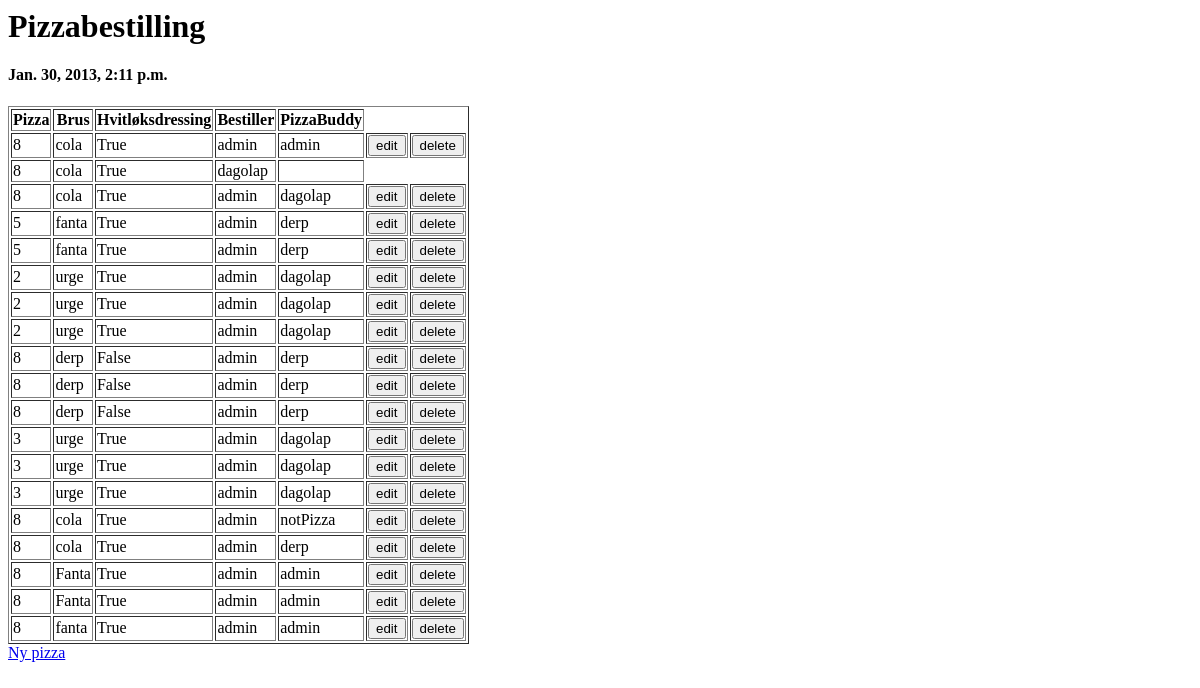
Before: /pizza/ (signed in) with the older database file.
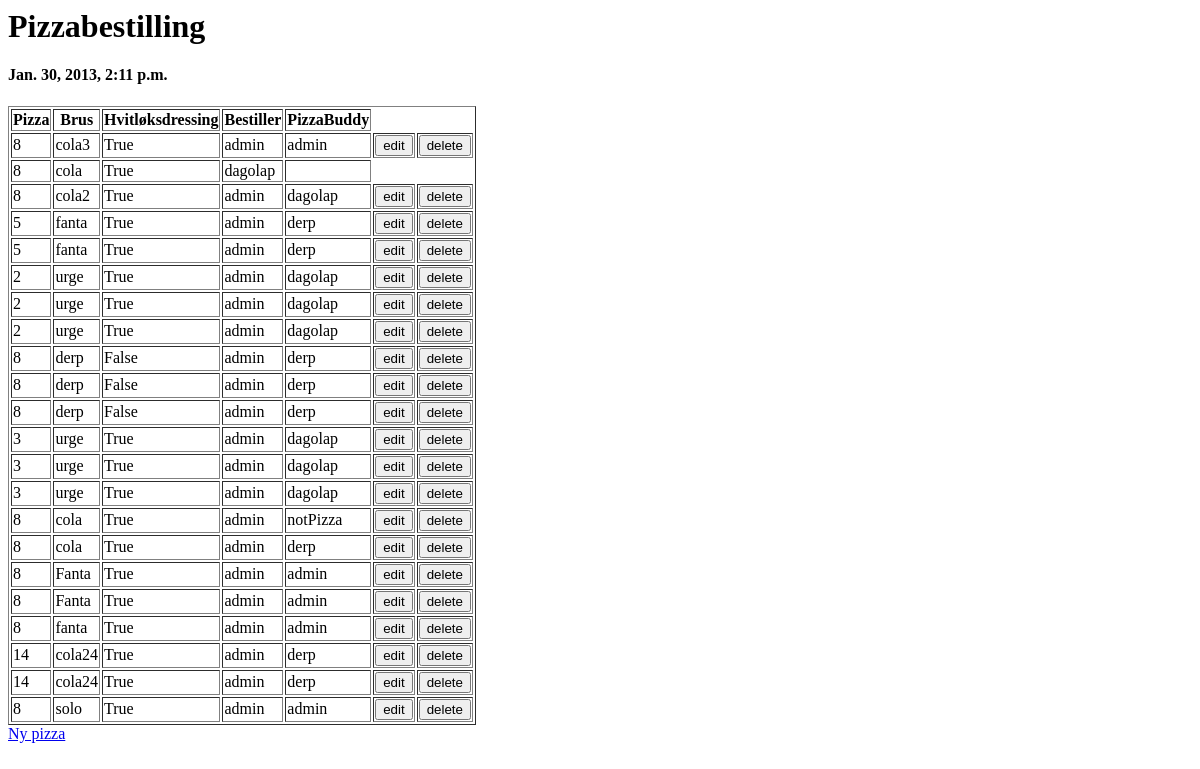
After: the same page with the newer database file.
### pizzasystem/models.py (models this page shows, shortened)
class Order(models.Model):
    date = models.DateTimeField(_("dato"), auto_now_add=True, editable=False)
    total_sum = models.IntegerField(_("Sum"), max_length=4, default=0)
    def pizza_users(self):
        return Group.objects.get(name='pizza').user_set.all()
    class Meta:
        get_latest_by = 'date'

class Pizza(models.Model):
    order = models.ForeignKey(Order)
    user = models.ForeignKey(User, related_name="Owner")
    buddy = models.ForeignKey(User, related_name="Pizzabuddy", null=True)
    soda = models.CharField(_('brus'), blank=True, null=True, default='cola', max_length=25)
    dressing = models.BooleanField(_('hvitloksdressing'), default=True)
    pizza = models.IntegerField(_('pizzanummer'), max_length=2, default=8)
    def __init__(self, *args, **kwargs):
        super(Pizza, self).__init__(*args, **kwargs)
        self.order = Order.objects.all().latest()
    class Meta:
        verbose_name = _('Pizza')
        verbose_name_plural = _('Pizzar')

### pizzasystem/views.py (the view)
def index(request):
    if(is_allowed(request)):
        order = Order.objects.all().latest()
        return render(request, 'pizzasystem/index.html', {'order' : order})
    return denied()

### pizzasystem/views.py (called while the page is built)
def is_allowed(request):
    allowed = Order.objects.all().latest().pizza_users()
    for user in allowed:
        if user == request.user:
            return True
    return False

### templates/pizzasystem/index.html
{% if order %}
    <h1>Pizzabestilling</h1>
    <h4>{{order.date}}</h4>
    <table border ="1">
    <tr>
        <th>Pizza</th>
        <th>Brus</th>
        <th>Hvitløksdressing</th>
        <th>Bestiller</th>
        <th>PizzaBuddy</th>
    </tr>
    {% for pizza in order.pizza_set.all %}
        <tr>
            <td>{{pizza.pizza}}</td>
            <td>{{pizza.soda}}</td>
            <td>{{pizza.dressing}}</td>
            <td>{{pizza.user.username}}</td>
            <td>{{pizza.buddy.username}}</td>
            {% if user == pizza.user or user == pizza.buddy %}
                <td><a href=/pizza/{{pizza.id}}><button>edit</button></a></td>
                <td><a href=/pizza/delete/{{pizza.id}}><button>delete</button></a></td>
            {% endif %}
         </tr>
    {% endfor %}
    </table>
{% else %}
    <p>No orders available.</p>
{% endif %}
<a href="/pizza/pizzaview/">Ny pizza</a>

Changed rows visible on the page:
changed Pizza: soda "cola" → "cola3"
changed Pizza: soda "cola" → "cola2"
added Pizza: pizza "14", soda "cola24", dressing "True", user.username "admin", buddy.username "derp"
added Pizza: pizza "14", soda "cola24", dressing "True", user.username "admin", buddy.username "derp"
added Pizza: pizza "8", soda "solo", dressing "True", user.username "admin", buddy.username "admin"
